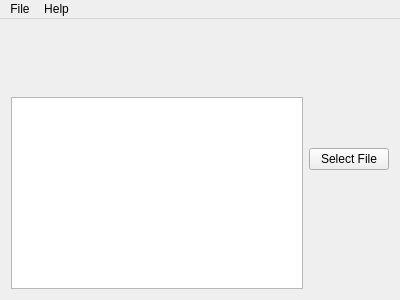
<?xml version="1.0" encoding="UTF-8"?>
<ui version="4.0">
 <class>FileInsight</class>
 <widget class="QMainWindow" name="FileInsight">
  <property name="geometry">
   <rect>
    <x>0</x>
    <y>0</y>
    <width>400</width>
    <height>300</height>
   </rect>
  </property>
  <property name="windowTitle">
   <string>FileInsight</string>
  </property>
  <widget class="QWidget" name="widget">
   <layout class="QHBoxLayout" name="horizontalLayout_2">
    <item>
     <layout class="QVBoxLayout" name="leftWidget">
      <item>
       <widget class="QLabel" name="iconDisplay">
        <property name="text">
         <string/>
        </property>
       </widget>
      </item>
      <item>
       <widget class="QPlainTextEdit" name="output">
        <property name="sizePolicy">
         <sizepolicy hsizetype="Expanding" vsizetype="Preferred">
          <horstretch>0</horstretch>
          <verstretch>0</verstretch>
         </sizepolicy>
        </property>
        <property name="horizontalScrollBarPolicy">
         <enum>Qt::ScrollBarAlwaysOff</enum>
        </property>
        <property name="readOnly">
         <bool>true</bool>
        </property>
       </widget>
      </item>
     </layout>
    </item>
    <item>
     <widget class="QPushButton" name="selectFileButton">
      <property name="sizePolicy">
       <sizepolicy hsizetype="Maximum" vsizetype="Fixed">
        <horstretch>0</horstretch>
        <verstretch>0</verstretch>
       </sizepolicy>
      </property>
      <property name="text">
       <string>Select File</string>
      </property>
     </widget>
    </item>
   </layout>
  </widget>
  <widget class="QMenuBar" name="menu">
   <property name="geometry">
    <rect>
     <x>0</x>
     <y>0</y>
     <width>400</width>
     <height>26</height>
    </rect>
   </property>
   <widget class="QMenu" name="menuFile">
    <property name="title">
     <string>File</string>
    </property>
    <addaction name="actionSelect"/>
    <addaction name="actionQuit"/>
   </widget>
   <widget class="QMenu" name="menuHelp">
    <property name="title">
     <string>Help</string>
    </property>
    <addaction name="actionAbout"/>
   </widget>
   <addaction name="menuFile"/>
   <addaction name="menuHelp"/>
  </widget>
  <action name="actionSelect">
   <property name="text">
    <string>Select File (&amp;O)</string>
   </property>
  </action>
  <action name="actionQuit">
   <property name="text">
    <string>&amp;Quit</string>
   </property>
  </action>
  <action name="actionAbout">
   <property name="text">
    <string>About FileInsight</string>
   </property>
  </action>
 </widget>
 <layoutdefault spacing="6" margin="11"/>
 <resources/>
 <connections/>
</ui>
